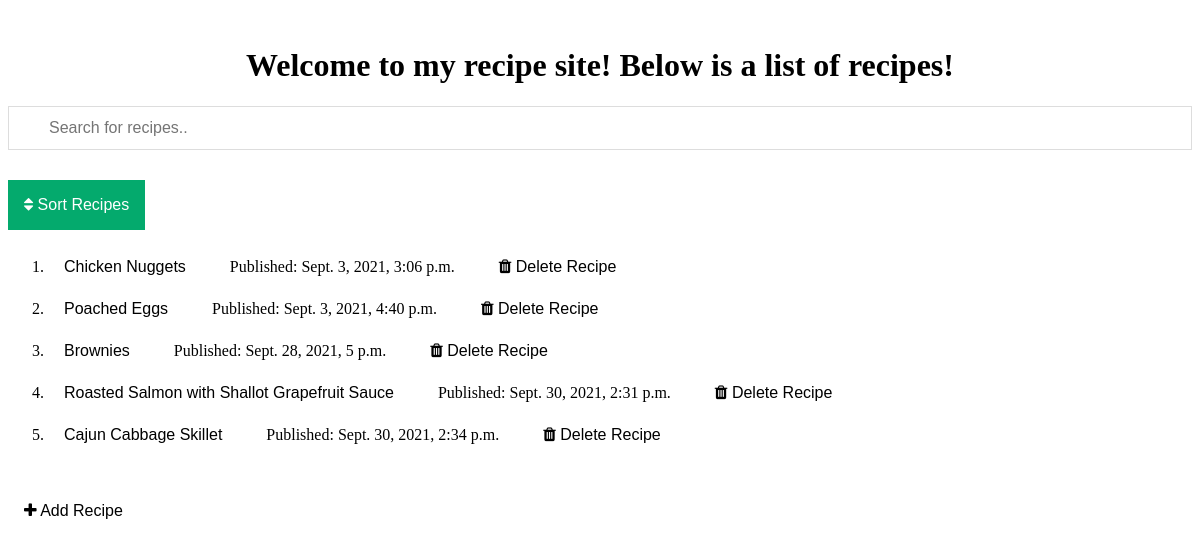
Page /recipe_app/pub_date on the committed database.
### recipe_app/models.py (models this page shows, shortened)
class Recipe(models.Model):
    recipe_name = models.CharField(max_length=200)
    pub_date= models.DateTimeField('date published')

### recipe_app/views.py (the view)
# urls.py: path('', views.index, name='index'),
def index(request, *args, **kwargs):
    if kwargs:
        order = kwargs["sort_order"]
    else:
        order = '-pub_date'
    if order == 'add':
        template_path = "recipe_app/add_recipe.html"
    if order not in ['-pub_date', 'pub_date', '-recipe_name', 'recipe_name']:
        order = '-pub_date'
    latest_recipe_list = Recipe.objects.order_by(order)
    template = loader.get_template('recipe_app/index.html')
    context = {
        'latest_recipe_list': latest_recipe_list,
        }
    return HttpResponse(template.render(context, request))

### recipe_app/templates/recipe_app/index.html (shortened to what this page needs)
<link rel="stylesheet" href="https://cdnjs.cloudflare.com/ajax/libs/font-awesome/4.7.0/css/font-awesome.min.css">
{% if latest_recipe_list %}
    <h1>Welcome to my recipe site! Below is a list of recipes!</h1>
    <input type="text" id="myInput" onkeyup="filter()" placeholder="Search for recipes.." title="Type in a recipe">
    <div class="dropdown">
      <button class="dropbtn"><i class="fa fa-sort"></i> Sort Recipes </button>
    </div>
    <ol id=myOL>
    {% for recipe in latest_recipe_list %}
        <li><a href="{% url 'recipe_app:recipe_page' recipe.id %}"><button class="btn"> {{ recipe.recipe_name }} </button></a>
        &nbsp;&nbsp;&nbsp;&nbsp;&nbsp;
        Published: {{ recipe.pub_date }}
        <a href="{% url 'recipe_app:delete_recipe' recipe.id %}"><button class="btn"><i class="fa fa-trash"></i>  Delete Recipe</button></a>
    {% endfor %}
    </ol>
{% else %}
    <h1>No recipes are available.</h1>
{% endif %}
<a href="/recipe_app/add"><button class="btn"><i class="fa fa-plus"></i> Add Recipe</button></a>

### recipe_app/templates/recipe_app/index.html (style rules this page uses)
h1 { text-align: center; }
.btn { background-color: white; border: none; color: black; padding: 12px 16px; font-size: 16px; cursor: pointer; }
.dropbtn { background-color: #04AA6D; color: white; padding: 16px; font-size: 16px; border: none; }
.dropdown { position: relative; display: inline-block; }
#myInput { background-image: url('https://www.w3schools.com/css/searchicon.png'); background-position: 10px 12px; background-repeat: no-repeat; width: 100%; font-size: 16px; padding: 12px 20px 12px 40px; border: 1px solid #ddd; margin-bottom: 12px; }

### rows in the picture
Recipe: recipe_name "Chicken Nuggets", pub_date "Sept. 3, 2021, 3:06 p.m."
Recipe: recipe_name "Poached Eggs", pub_date "Sept. 3, 2021, 4:40 p.m."
Recipe: recipe_name "Brownies", pub_date "Sept. 28, 2021, 5 p.m."
Recipe: recipe_name "Roasted Salmon with Shallot Grapefruit Sauce", pub_date "Sept. 30, 2021, 2:31 p.m."
Recipe: recipe_name "Cajun Cabbage Skillet", pub_date "Sept. 30, 2021, 2:34 p.m."
